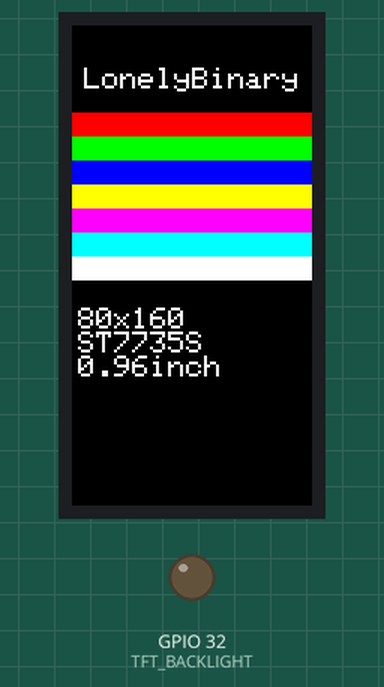
Bench run of a sketch on a simulated ESP32. Parts: 80×160 colour display, output pins drawn as LEDs (lit = HIGH). Pins used as bus, display or sensor lines are not drawn; what the sketch prints to the serial monitor is not drawn.

Above: at 1.3 s.

The sketch:

0.96inch_Test.ino
```cpp
/*
 * SPI TFT-LCD Test Sketch (Arduino IDE)
 *
 * What it does: lights up the screen and draws "LonelyBinary" plus a set of
 * color bars, so you can confirm your display and wiring work. Display only
 * (no touch). The backlight is simple on/off (no brightness control).
 *
 * Display:    0.96 inch, 160x80 pixels
 * Driver IC:  ST7735S (model N096-1608TBBIG11-H13, Newvision)
 *
 * Before uploading, pick your board in Arduino IDE under Tools -> Board:
 * "ESP32S3 Dev Module" for an ESP32-S3, or "ESP32 Dev Module" for a classic ESP32.
 *
 * Library needed (install once via Tools -> Manage Libraries):
 * - "GFX Library for Arduino" by moononournation. Any recent version works.
 */

#include <Arduino_GFX_Library.h>

// ==================== Color Name Compatibility ====================
// GFX Library 1.6.5+ renamed the short color macros (BLACK, RED, ...) to RGB565_*.
// These aliases keep the sketch compiling on both old (<=1.6.4) and new (>=1.6.5)
// versions. The #ifndef guard makes it a no-op on versions that still define BLACK.
#ifndef BLACK
  #define BLACK   RGB565_BLACK
  #define WHITE   RGB565_WHITE
  #define RED     RGB565_RED
  #define GREEN   RGB565_GREEN
  #define BLUE    RGB565_BLUE
  #define YELLOW  RGB565_YELLOW
  #define MAGENTA RGB565_MAGENTA
  #define CYAN    RGB565_CYAN
#endif


// ==================== SPI LCD Pin Definitions ====================
// 8-pin SPI LCD display pin definitions:
// 1.LEDA/BLK, 2.GND, 3.RESET, 4.DC/RS/A0, 5.SDA/MOSI, 6.SCL/SCLK, 7.VDD, 8.CS
// 4-wire SPI: CS, DC/RS, SCLK, MOSI

// This kit ships wired for ESP32-S3, but the display module's ribbon cable works
// with any board. Pins are selected automatically based on the board you choose
// in Arduino IDE (Tools -> Board), so the same sketch compiles on both.
#if defined(CONFIG_IDF_TARGET_ESP32S3)
  // ESP32-S3 (select "ESP32S3 Dev Module") - default wiring for this kit
  #define TFT_CS    10   // CS  (Chip Select)
  #define TFT_RST   42   // RESET
  #define TFT_DC    2    // DC/RS/A0 (Data/Command) - **Must connect!**
  #define TFT_MOSI  11   // SDA/MOSI (SPI data)
  #define TFT_SCLK  12   // SCL/SCLK (SPI clock)
  #define TFT_BACKLIGHT 41  // LEDA/BLK (Backlight)
  #define TFT_USE_PSRAM true
  #define TFT_SPI_NUM   HSPI    // S3: SPI3 host (=1). Usable buses are FSPI(=0) and HSPI(=1).
#else
  // Classic ESP32 (e.g. Lonely Binary PinPulse, select "ESP32 Dev Module")
  // NOTE: GPIO 41/42 do not exist on classic ESP32, and GPIO 6-11 are reserved for
  // the on-chip SPI flash, so the S3 pins above cannot be used. These are the
  // standard VSPI pins for classic ESP32.
  #define TFT_CS    15   // CS  (Chip Select)
  #define TFT_RST   4    // RESET
  #define TFT_DC    2    // DC/RS/A0 (Data/Command) - **Must connect!**
  #define TFT_MOSI  23   // SDA/MOSI (SPI data, VSPI default)
  #define TFT_SCLK  18   // SCL/SCLK (SPI clock, VSPI default)
  #define TFT_BACKLIGHT 32  // LEDA/BLK (Backlight)
  #define TFT_USE_PSRAM false
  #define TFT_SPI_NUM   VSPI    // classic ESP32: SPI3 host (=3). NOT FSPI(=1) -- that is the on-chip flash bus.
#endif

// Wiring quick-reference (which GPIO to use depends on your board).
// The #if block above picks these for you automatically based on the board
// you select in Arduino IDE - you do NOT need to edit any code.
//
//   Display pin        ESP32-S3      Classic ESP32   What it does
//   VDD (pin 7)        3.3V          3.3V            Power (use 3.3V, NEVER 5V)
//   GND (pin 2)        GND           GND             Ground
//   CS  (pin 8)        GPIO 10       GPIO 15         Chip select
//   RESET (pin 3)      GPIO 42       GPIO 4          Reset
//   DC/RS/A0 (pin 4)   GPIO 2        GPIO 2          Data/command (must connect!)
//   SDA/MOSI (pin 5)   GPIO 11       GPIO 23         SPI data
//   SCL/SCLK (pin 6)   GPIO 12       GPIO 18         SPI clock
//   LEDA/BLK (pin 1)   GPIO 41       GPIO 32         Backlight (on/off only)

// ==================== Create the display object ====================
// Two steps. First, "bus" describes HOW we talk to the screen: hardware SPI
// using the DC, CS, SCLK and MOSI pins defined above (MISO is unused here).
// Then "gfx" is the actual screen driver we call to draw text and shapes.
//
// The small offset numbers nudge the image so it lines up with this panel:
// - col offset: shifts the picture left/right (ST7735S panels typically 24-28)
// - row offset: shifts it up/down (typically 0-3)
// - offset 1 is used for rotation 0/2, offset 2 for rotation 1/3.
// You normally don't need to touch any of these.
Arduino_DataBus *bus = new Arduino_ESP32SPI(TFT_DC, TFT_CS, TFT_SCLK, TFT_MOSI, GFX_NOT_DEFINED /* MISO (not used) */, TFT_SPI_NUM /* HSPI on S3, VSPI on classic ESP32 */, true /* is_shared_interface */);
Arduino_ST7735 *gfx = new Arduino_ST7735(bus, TFT_RST, 0 /* rotation */, false /* IPS */, 80 /* width */, 160 /* height */, 24 /* col offset 1 */, 0 /* row offset 1 */, 24 /* col offset 2 */, 0 /* row offset 2 */);

// ==================== Display LonelyBinary and Color Bars ====================
void displayLonelyBinary() {
  gfx->fillScreen(BLACK);

  // Top section: Center display "LonelyBinary" (adapt to screen size, ensure it doesn't exceed)
  gfx->setTextColor(WHITE);
  gfx->setTextSize(1);  // 80px width, size=1 is appropriate: 12*1*6=72px
  int textWidth = strlen("LonelyBinary") * 1 * 6;  // Estimate text width: 72px
  int textX = (gfx->width() - textWidth) / 2;
  int textY = 14;  // Top section
  gfx->setCursor(textX, textY);
  gfx->println("LonelyBinary");

  // Bottom section: 8 horizontal color bars
  uint16_t colors[] = {
    RED, GREEN, BLUE, YELLOW, MAGENTA, CYAN, WHITE, BLACK
  };
  int barStartY = 29;
  int barHeight = 8;  // Each color bar height (widened)
  int barWidth = gfx->width();  // Color bar width (full screen width)

  for (int i = 0; i < 8; i++) {
    gfx->fillRect(0, barStartY + i * barHeight, barWidth, barHeight, colors[i]);
  }

  // Bottom: Display screen information (resolution, driver, inch size)
  gfx->setTextColor(WHITE);
  gfx->setTextSize(1);
  int infoY = 94;
  gfx->setCursor(2, infoY);
  gfx->print("80x160");
  gfx->setCursor(2, infoY + 8);
  gfx->print("ST7735S");
  gfx->setCursor(2, infoY + 16);
  gfx->print("0.96inch");
}

// ==================== Initialization ====================
void setup() {
  Serial.begin(115200);
  delay(1000);

  Serial.println("========================================");
  Serial.println("SPI LCD Test Program");
  Serial.println("Driver IC: ST7735S");
  Serial.println("Display Model: N096-1608TBBIG11-H13");
  Serial.println("Resolution: 160x80");
  Serial.println("Using Arduino GFX Official Library");
  Serial.println("========================================");

  // Turn the backlight on (on/off only, no brightness control).
  // The 0.96-inch panel is "active low", so LOW means ON (other sizes use HIGH).
  pinMode(TFT_BACKLIGHT, OUTPUT);
  digitalWrite(TFT_BACKLIGHT, LOW);   // LOW = backlight ON for this panel

  // Initialize LCD
  Serial.println("Initializing LCD...");

  // Reset display first
  pinMode(TFT_RST, OUTPUT);
  digitalWrite(TFT_RST, LOW);
  delay(10);
  digitalWrite(TFT_RST, HIGH);
  delay(120);

  // ST7735S initialization
  Serial.println("Initializing ST7735S display (160x80)...");

  if (!gfx->begin()) {
    Serial.println("LCD initialization failed!");
    while (1);
  }

  // Set rotation direction (optional)
  gfx->setRotation(0);  // 0=normal, 1=90°, 2=180°, 3=270°

  Serial.println("LCD initialization complete");

  // Display LonelyBinary and color bars (static display)
  displayLonelyBinary();

  Serial.println("Display ready - showing static LonelyBinary and color bars");
}

// ==================== Main Loop ====================
void loop() {
  // Static display - nothing to do in loop
  delay(1000);
}
```
